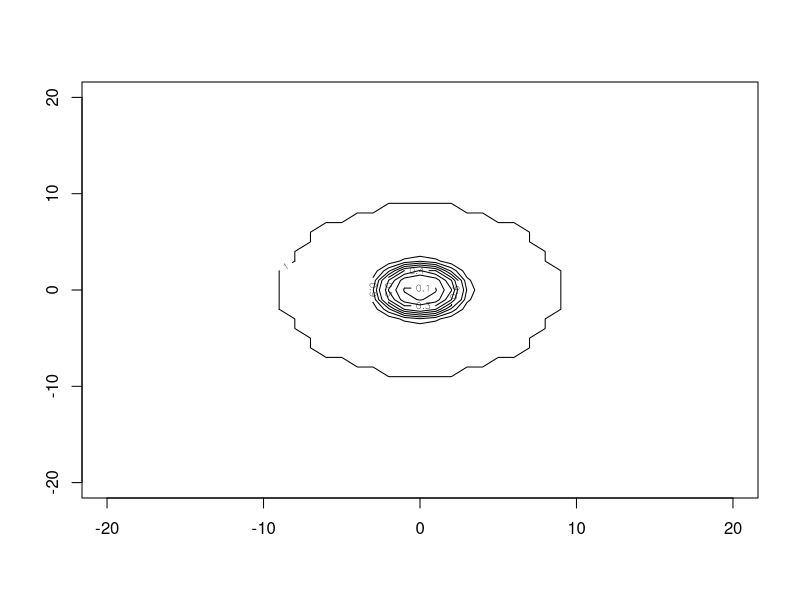
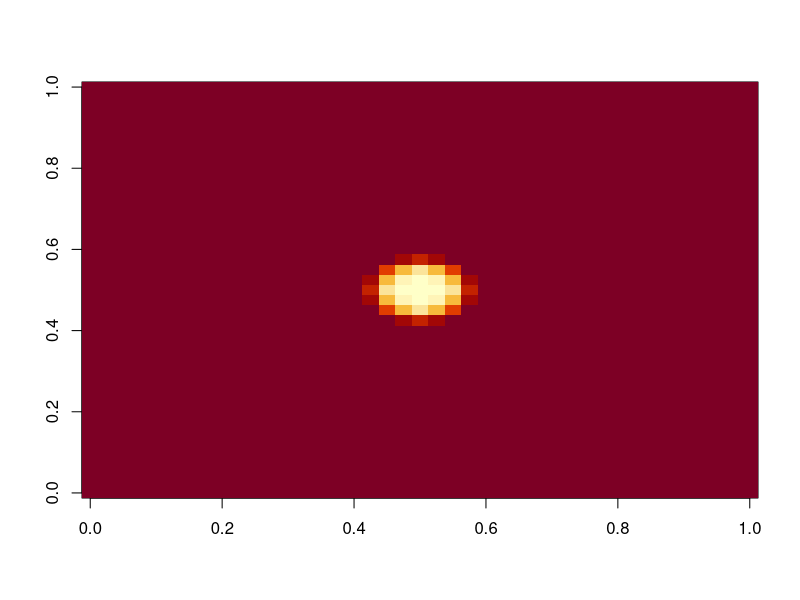
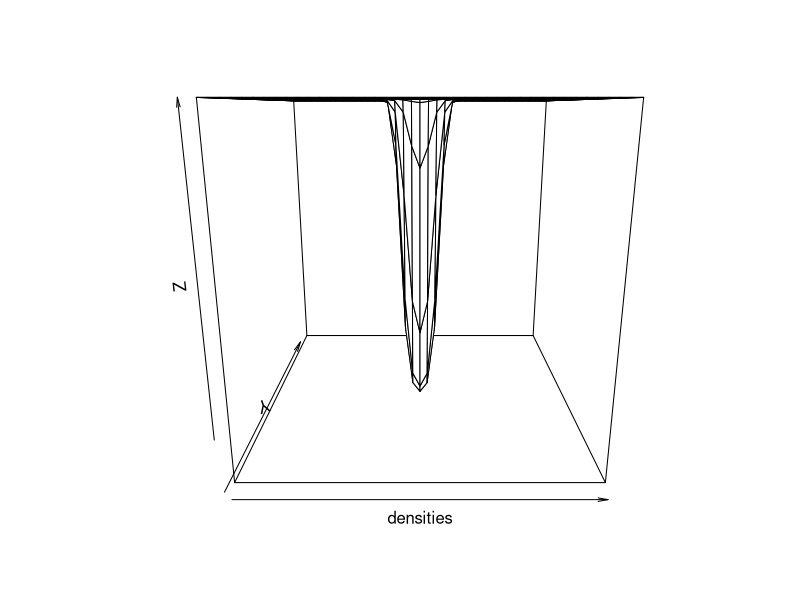

The R source for these figures, in order:
## ---- chunk 1
library(mvtnorm)
library(MASS)
sigma_plus = matrix(c(16,0,0,16), nrow = 2, ncol = 2)
sigma_minus = matrix(c(1,0,0,1), nrow = 2, ncol = 2)
x = c(1,2)



calc_posterior_X_plus = function(sigma_plus, sigma_minus, x) {
  density_X_plus = dmvnorm(x, sigma = sigma_plus)
  density_X_minus = dmvnorm(x, sigma = sigma_minus)
  (0.5 * density_X_plus) / ((0.5 * density_X_plus) + (0.5 * density_X_minus))
} 

posterior_X_plus = calc_posterior_X_plus(sigma_plus, sigma_minus, x)
## ---- chunk 2
set.seed(35)
x = -20:20
y = x
grid = expand.grid(x, y)

densities = apply(grid, 1, function(x) calc_posterior_X_plus(sigma_plus, sigma_minus, x))
densities = matrix(densities, nrow=41)

two_d_density = kde2d(x, y, densities, n=41)

contour(x,y,densities)
image(densities)
persp(densities)
